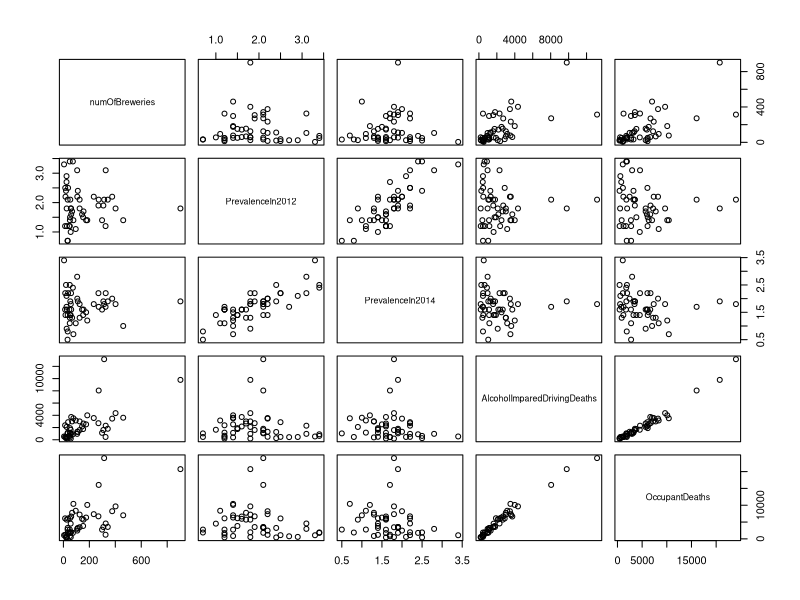
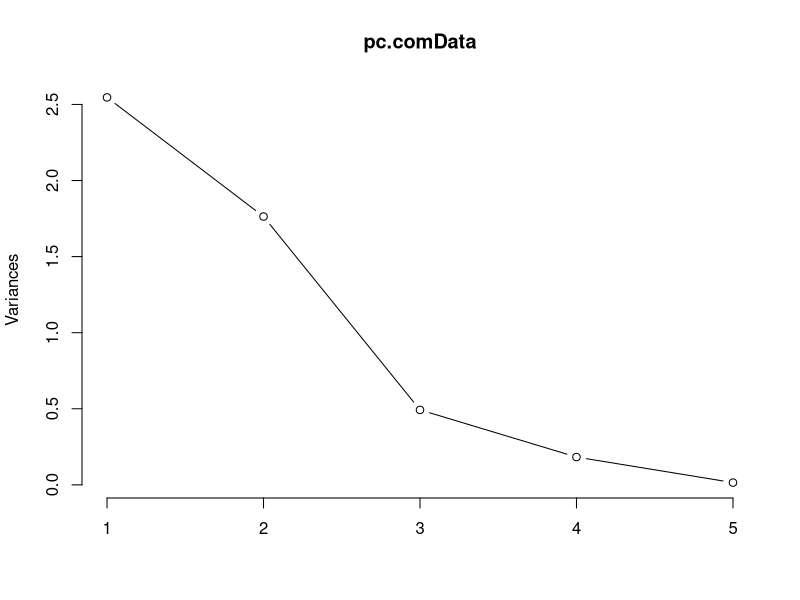
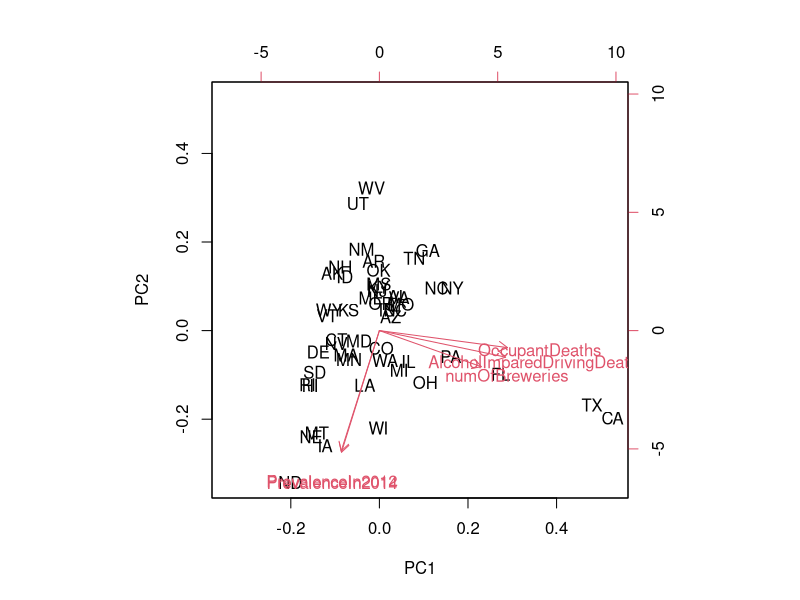

Here is the R script that generated these plots, in order:
# Christopher Daigle
# Week9D3 In Class Lab - Principal Component Analysis

# Exercise ##########################################
# Perform a visualisation similar to that in class from a data set of your choice

# I have chosen to create a dataset from Kaggle related to breweries and two datasets from
# the CDC on impaired/drunk driving

setwd("/Users/2011home/Library/Mobile Documents/com~apple~CloudDocs/Education/UConn/Spring 2018/R/DataSets/Project")
# setwd("/Users/daiglechris/Library/Mobile Documents/com~apple~CloudDocs/Education/UConn/Spring 2018/R/DataSets/Project")

# Loading
breweries <- read.csv("breweries.csv", stringsAsFactors = FALSE)
  #breweries2 <- read.csv("breweries2.csv")
duiDeaths <- read.csv("occupantAndAlcohol-ImpairedDrivingDeaths2005_2014.csv", stringsAsFactors = FALSE)
reported <- read.csv("percentAdultsReport2014.csv", stringsAsFactors = FALSE)

head(breweries)
colnames(breweries)[11] <- "State"
table(breweries[,11])

# Cleaning ####
breweries <- breweries[!(breweries$State == 'AB'),] # These observations of Alberta are not in the US
breweries$State[breweries$State == 'AU-WA'] <- 'WA'
breweries$State[breweries$State == 'Denver'] <- 'CO'
breweries$State[breweries$State == 'Los Angeles'] <- 'CA'
breweries <- breweries[!(breweries$State == 'NL'),] # This observation of Ontario is not in the US
breweries <- breweries[!(breweries$State == 'ON'),] # This observation of Ontario is not in the US
breweries$State[breweries$State == 'Pittsburgh'] <- 'PA'
breweries$State[breweries$State == 'Sacramento'] <- 'CA'
breweries$State[breweries$State == 'San Diego'] <- 'CA'
breweries$State[breweries$State == 'St. Louis'] <- 'MO'
breweries$State[breweries$State == 'Tampa'] <- 'FL'

duiDeaths <- duiDeaths[,1:3]

reported <- reported[,1:3]
reported[,1] <- state.abb[match(reported[,1],state.name)]

# Structuring ####
brewByState <- as.data.frame(table(breweries[,11]))
colnames(brewByState) <- c('State', 'numOfBreweries')

colnames(duiDeaths) <- c('State', 'AlcoholImparedDrivingDeaths', 'OccupantDeaths')

colnames(reported) <- c('State', 'PrevalenceIn2012', 'PrevalenceIn2014')

struc1 <- merge(brewByState,reported, all = TRUE)
comData <- merge(struc1, duiDeaths, all = TRUE)
comData[,1] <- as.character(comData[,1])
comData <- comData[-c(8, 52, 53), ]


# Analyzing ####

head(comData)
princomp(c(comData$numOfBreweries, comData$AlcoholImparedDrivingDeaths))

head(comData)
dataInterest <- comData[,2:6]
pairs(dataInterest)
rownames(dataInterest) <- comData[,1]
head(dataInterest)

pc.comData <- prcomp(dataInterest, scale.=TRUE)
pc.comData$rotation
plot(pc.comData, type="l")
biplot(pc.comData)
